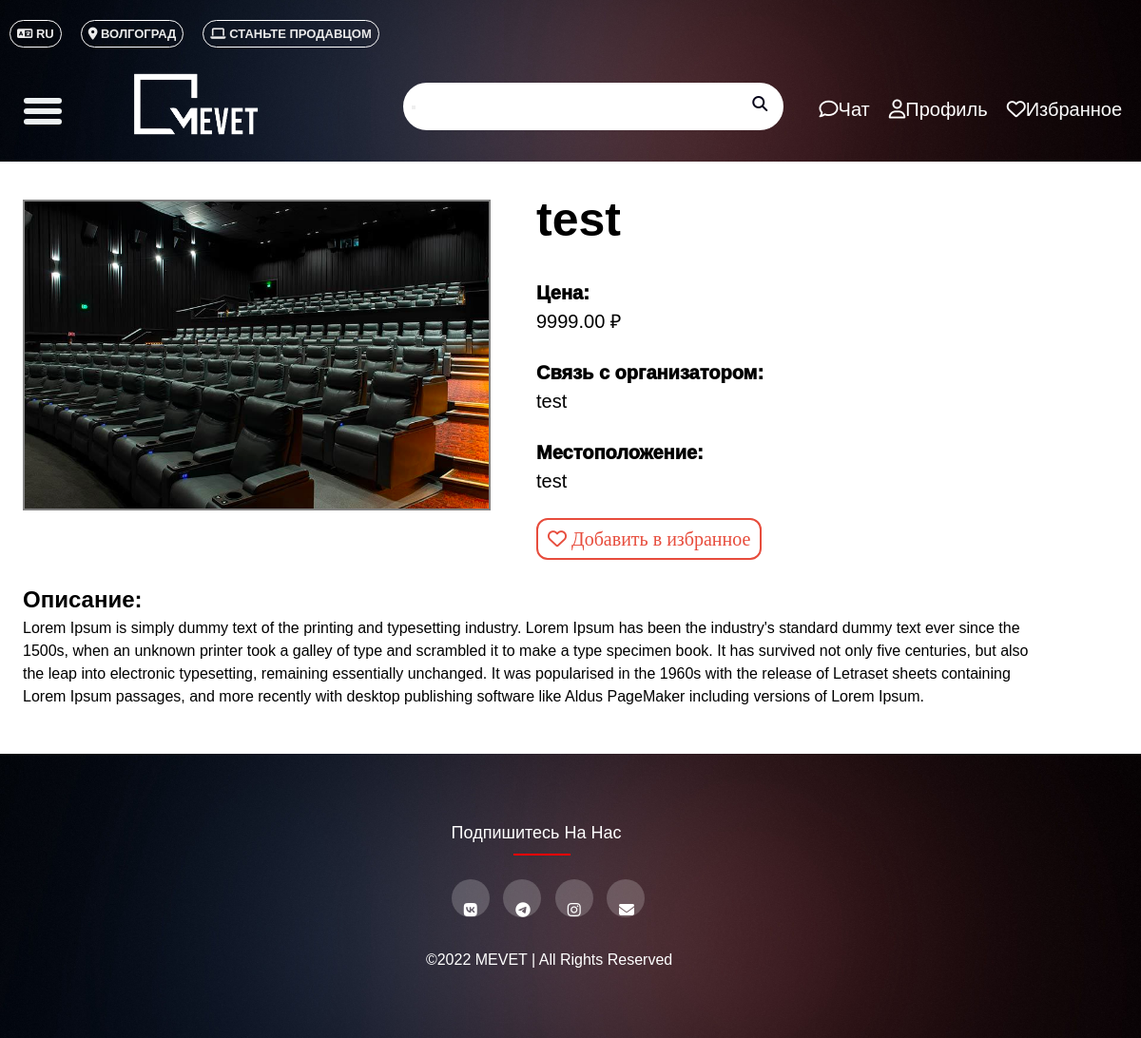
Before: /kino/9/ with the older database file.
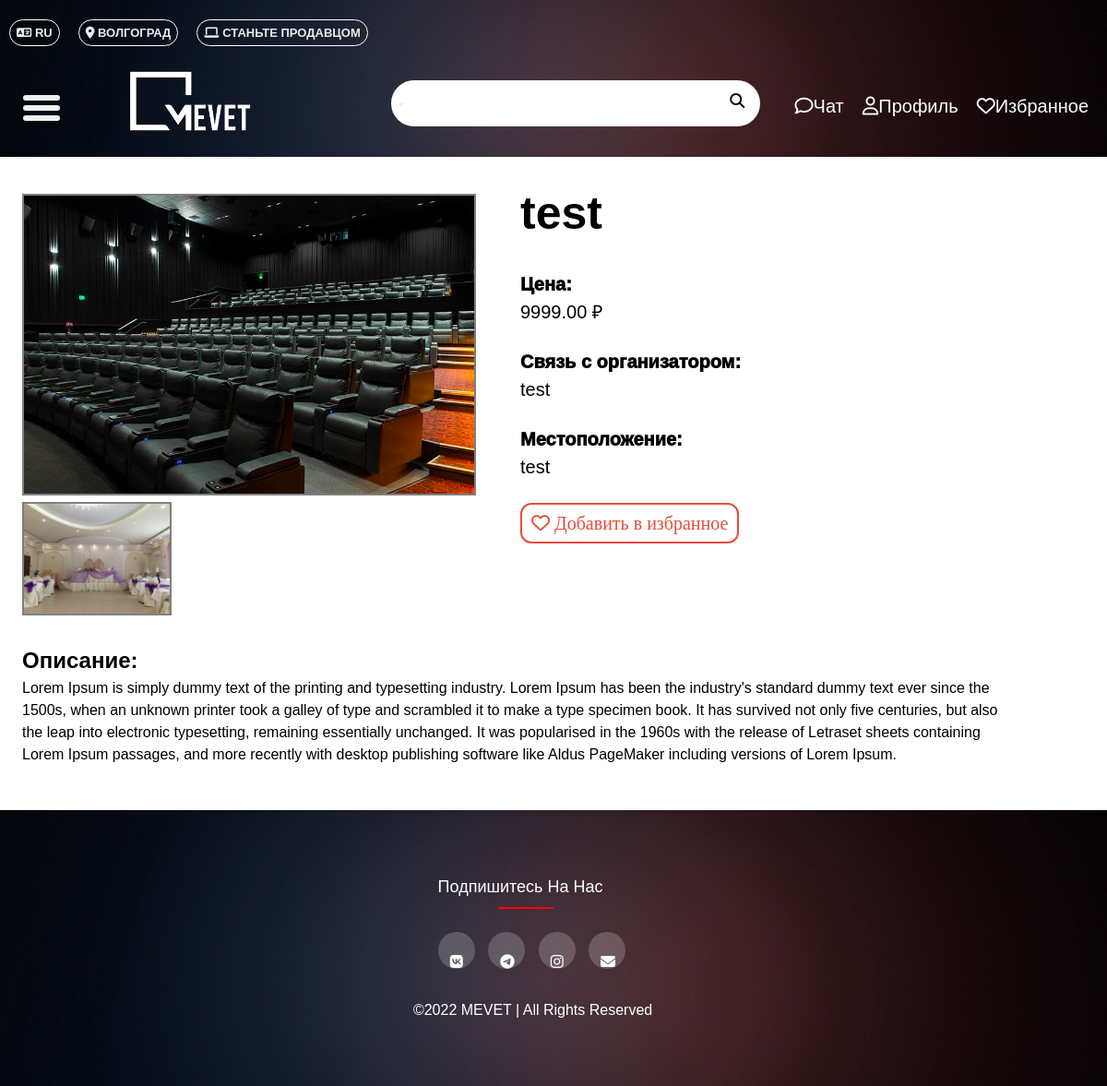
After: the same page with the newer database file.
### rental_ads/models.py (models this page shows, shortened)
class Rental(models.Model):
    category = models.ForeignKey(Category, on_delete=models.CASCADE)
    title = models.CharField(max_length=200)
    description = models.TextField()
    address = models.CharField(max_length=200)
    price = models.DecimalField(max_digits=10, decimal_places=2)
    contact = models.CharField(max_length=100)
    created_at = models.DateTimeField(auto_now_add=True)
    updated_at = models.DateTimeField(auto_now=True)
    main_image = models.ImageField(upload_to=rental_main_image_upload_path, blank=True, null=True)
    class Meta:
        verbose_name = "Rental"
        verbose_name_plural = "Rentals"

class RentalImage(models.Model):
    rental = models.ForeignKey(Rental, related_name='images', on_delete=models.CASCADE)
    image = models.ImageField(upload_to=rental_image_upload_path, blank=True, null=True)
    class Meta:
        verbose_name = "Rental Image"
        verbose_name_plural = "Rental Images"

### rental_ads/views.py (the view)
# urls.py: path('<str:category_name>/<int:rental_id>/', views.rental_detail, name='rental_detail'),
def rental_detail(request, category_name, rental_id):
    rental = get_object_or_404(Rental, id=rental_id)
    images = rental.images.all()
    context = {'rental': rental, 'images': images}
    return render(request, 'rental_detail.html', context)

### rental_ads/templates/rental_detail.html (shortened to what this page needs)
{% extends "base.html" %}
{% load static %}
{% block content %}
<div class="Osn">
    <div class="oneP">
        {% if rental.main_image %}
        <img src="{{ rental.main_image.url }}" class="main_img_rental_detail">
        {% endif %}
        <div class="dynamic">
            {% for image in rental.images.all %}
            <img src="{{ image.image.url }}" class="rental_img_rental_detail">
            {% endfor %}
        </div>
    </div>
    <div class="twoP">
        <h1>{{ rental.title }}</h1>
        <br>
        <p class="spc">Цена:</p>
        <p>{{ rental.price }} ₽</p>
        <br>
        <p class="spc">Связь с организатором:</p>
        <p>{{ rental.contact }}</p>
        <br>
        <p class="spc">Местоположение:</p>
        <p>{{ rental.address }}</p>
        <br>
        <button class="add-to-favorites fa-regular fa-heart " style="font-size: 20px;"> Добавить в избранное</button>
    </div>
</div>
<div class="threeP">
    <h2>Описание:</h2>
    <p>Lorem Ipsum is simply dummy text of the printing and typesetting industry. Lorem Ipsum has been the industry's
        standard dummy text ever since the 1500s, when an unknown printer took a galley of type and scrambled it to make
        a type specimen book. It has survived not only five centuries, but also the leap into electronic typesetting,
        remaining essentially unchanged. It was popularised in the 1960s with the release of Letraset sheets containing
        Lorem Ipsum passages, and more recently with desktop publishing software like Aldus PageMaker including versions
        of Lorem Ipsum.</p>
</div>
{% endblock %}

### rental_ads/templates/base.html (shortened to what this page needs)
{% load static %}
<!DOCTYPE html>
<html lang="en">
<head>
    <link rel="stylesheet" href="{% static 'rental_ads/css/style_menu.css' %}">
    <link rel="stylesheet" href="{% static 'rental_ads/css/style_footer.css' %}">
    <link rel="stylesheet" href="{% static 'rental_ads/css/style_osnov.css' %}">
    <link href="https://fonts.cdnfonts.com/css/century-gothic?styles=24895" rel="stylesheet">
    <link rel="stylesheet" href="https://use.fontawesome.com/releases/v5.3.1/css/all.css"
>
    <link rel="stylesheet" href="https://stackpath.bootstrapcdn.com/font-awesome/4.7.0/css/font-awesome.min.css">
</head>
<body>
<header>
    <nav class="nav2">
        <a href="/" class="fa-solid fa-language" id="google_translate_element"><font class="txtm"> RU</font></a>
        <a href="#zatemnenie" class="fa-solid fa-location-dot"><font class="txtm"> ВОЛГОГРАД</font></a>
        <a href="#zatemnenie" class="fa-solid fa-laptop"><font class="txtm"> СТАНЬТЕ ПРОДАВЦОМ</font></a>
    </nav>
    <div id="head">
        <div class="wrap-logo">
            <nav class="karegoriya_resursov">
                <div title="Menu" id="navigation_leaked">
                    <span></span>
                    <span></span>
                    <span></span>
                </div>
            </nav>
            <a href="/" class="logo"><img src="{% static 'rental_ads/img/logo.png' %}" height="70px"></a>
            <div id="tp">
                <form method="get" action="{% url 'rental_search' %}">
                    <button type="submit">
                        <i class="fa fa-search"></i>
                    </button>
                </form>
            </div>
        </div>
        <nav>
            <a href="#okno" class="fa-regular fa-comment ff" style="font-size: 20px;"><font class="txtm">Чат</font></a>
            <a href="/" class="fa-regular fa-user ff" style="font-size: 20px;"><font class="txtm">Профиль</font></a>
            <a href="/" class="fa-regular fa-heart ff" style="font-size: 20px;"><font class="txtm">Избранное</font></a>
        </nav>
    </div>
</header>
{% block content %} {% endblock content %}
<footer class="footer">
    <div class="container">
        <div class="footer-col">
            <h4>Подпишитесь на нас</h4>
            <div class="social-links">
                <a href="https://vk.com/mixysami"><i class="fa-brands fa-vk"></i></a>
                <a href="https://t.me/mixxxs"><i class="fa-brands fa-telegram"></i></a>
                <a href="https://www.instagram.com/mixysami*"><i class="fab fa-instagram"></i></a>
                <a href="https://www.google.com/intl/ru/gmail/about/"><i class="fa-solid fa-envelope"></i></a>
            </div>
        </div>
        <p style="color: white;">©2022 MEVET | All Rights Reserved</p>
    </div>
</footer>
</body>
</html>

### rental_ads/static/rental_ads/css/style_menu.css (style rules this page uses)
* { box-sizing: border-box; }
body { margin: 0; }
header { padding: 20px 10px; background: url("../img/fonmenu.jpg"); background-size: cover; background-position: center; }
#head { display: flex; flex-direction: row; justify-content: space-between; flex-wrap: wrap; height: 100px; }
.wrap-logo { display: flex; align-items: center; color: #212121; padding: 15px; }
#head a { color: white; padding: 10px; text-decoration: none; font-size: 18px; border-radius: 4px; text-decoration: none; transition: width 0.3s ease-out; }
#head a.logo { font-size: 45px; font-weight: bold; margin-left: 10%; transition: width 0.3s ease-out; }
.ff:after { display: block; left: 0; width: 0; border-radius: 3px; margin-top: 5px; height: 3px; background-color: red; content: ""; transition: width 0.3s ease-out; }
nav { display: flex; align-items: center; }
.nav2 { display: flex; align-items: center; height: 30px; }
.nav2 a { color: #212121; padding: 7px; margin-right: 20px; text-decoration: none; font-size: 13px; border-radius: 20px; border: 1px solid #fff; color: #EBEBEB; cursor: pointer; transition: all 0.2s ease-in-out; }
.txtm { font-family: 'Century Gothic', sans-serif; }
#tp form { position: relative; top: 30%; left: 55%; transform: translate(-50%,-50%); transition: all 1s; width: 400px; height: 50px; background: white; box-sizing: border-box; border-radius: 25px; border: 4px solid white; padding: 5px; }
#tp .fa { box-sizing: border-box; padding: 10px; width: 42.5px; height: 42.5px; position: absolute; top: 0; right: 0; border-radius: 50%; color: #07051a; text-align: center; font-size: 1.2em; transition: all 1s; }
#tp { margin-top: 6%; margin-left: 20%; }
#navigation_leaked { display: block; top: 150px; left: 60px; z-index: 1; -webkit-user-select: none; user-select: none; }
#navigation_leaked span { display: block; width: 40px; height: 6px; margin-bottom: 5px; position: relative; background: #ECF0F1; border-radius: 5px; z-index: 1; transform-origin: 3px 0px; transition: transform 0.2s cubic-bezier(0.77,0.2,0.05,1.0), background 0.5s cubic-bezier(0.77,0.2,0.05,1.0), opacity 0.55s ease; }

### rental_ads/static/rental_ads/css/style_footer.css (style rules this page uses)
body { line-height: 1.5; font-family: 'Century Gothic', sans-serif; }
* { margin:0; padding:0; box-sizing: border-box; }
footer { width: 100%; padding: 20px 10px; background: url("../img/fonmenu.jpg"); background-size: cover; background-position: center; }
.container { max-width: 1170px; margin:auto; }
.container p { margin-top: 2%; margin-left: 37%; }
.footer { padding: 70px 0; }
.footer-col { width: 25%; padding: 0 15px; margin-left: 38%; }
.footer-col h4 { font-size: 18px; color: #ffffff; text-transform: capitalize; margin-bottom: 35px; font-weight: 500; position: relative; }
.footer-col h4::before { content: ''; position: absolute; left:25%; bottom: -10px; background-color: red; height: 2px; box-sizing: border-box; width: 60px; }
.footer-col .social-links a { display: inline-block; height: 40px; width: 40px; background-color: rgba(255,255,255,0.2); margin:0 10px 10px 0; text-align: center; line-height: 40px; border-radius: 50%; color: #ffffff; padding: 5%; transition: all 0.5s ease; }

### rental_ads/static/rental_ads/css/style_osnov.css (style rules this page uses)
.Osn { margin: 2%; display: flex; width: 90%; }
.oneP { padding-top: 1.5%; width: 50%; }
.twoP { width: 50%; }
.twoP h1 { font-size: 50px; }
.twoP p { font-size: 20px; }
.threeP { margin: 2%; width: 90%; }
.main_img_rental_detail { cursor: pointer; border: solid 2px gray; width: 91.1%; transition:width 0.5s ease; }
.rental_img_rental_detail { cursor: pointer; border: solid 2px gray; width: 30%; transition:width 0.5s ease; }
.spc { font-weight: 1000; }
.add-to-favorites { background-color: transparent; color: #e74c3c; border-radius: 0.6em; border: 2px solid #e74c3c; padding: 10px; cursor: pointer; transition: background-color 0.3s ease; }

Changed rows visible on the page:
added RentalImage: image (picture)
